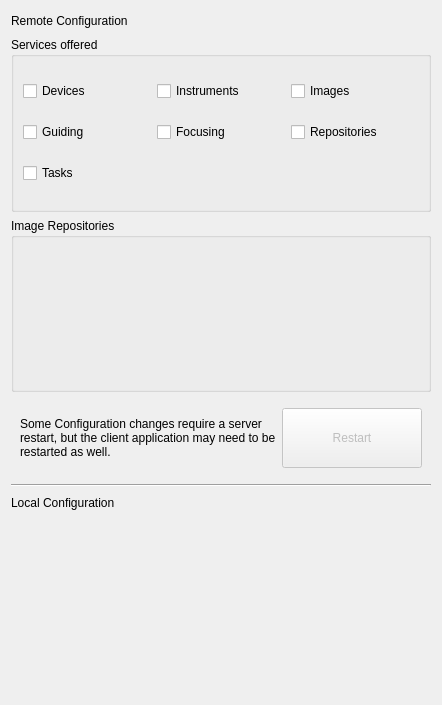
<?xml version="1.0" encoding="UTF-8"?>
<ui version="4.0">
 <class>snowgui::configurationdialog</class>
 <widget class="QDialog" name="snowgui::configurationdialog">
  <property name="geometry">
   <rect>
    <x>0</x>
    <y>0</y>
    <width>442</width>
    <height>705</height>
   </rect>
  </property>
  <property name="windowTitle">
   <string>Dialog</string>
  </property>
  <layout class="QVBoxLayout" name="verticalLayout">
   <item>
    <widget class="QLabel" name="remoteconfigurationLabel">
     <property name="minimumSize">
      <size>
       <width>0</width>
       <height>20</height>
      </size>
     </property>
     <property name="maximumSize">
      <size>
       <width>16777215</width>
       <height>20</height>
      </size>
     </property>
     <property name="text">
      <string>Remote Configuration</string>
     </property>
    </widget>
   </item>
   <item>
    <widget class="QGroupBox" name="servicesofferedGroup">
     <property name="title">
      <string>Services offered </string>
     </property>
     <layout class="QGridLayout" name="gridLayout">
      <item row="1" column="2">
       <widget class="QCheckBox" name="repositoriesCheckBox">
        <property name="text">
         <string>Repositories</string>
        </property>
       </widget>
      </item>
      <item row="0" column="0">
       <widget class="QCheckBox" name="devicesCheckBox">
        <property name="text">
         <string>Devices</string>
        </property>
       </widget>
      </item>
      <item row="0" column="1">
       <widget class="QCheckBox" name="instrumentsCheckBox">
        <property name="text">
         <string>Instruments</string>
        </property>
       </widget>
      </item>
      <item row="1" column="1">
       <widget class="QCheckBox" name="focusingCheckBox">
        <property name="text">
         <string>Focusing</string>
        </property>
       </widget>
      </item>
      <item row="1" column="0">
       <widget class="QCheckBox" name="guidingCheckBox">
        <property name="text">
         <string>Guiding</string>
        </property>
       </widget>
      </item>
      <item row="0" column="2">
       <widget class="QCheckBox" name="imagesCheckBox">
        <property name="text">
         <string>Images</string>
        </property>
       </widget>
      </item>
      <item row="2" column="0">
       <widget class="QCheckBox" name="tasksCheckBox">
        <property name="text">
         <string>Tasks</string>
        </property>
       </widget>
      </item>
     </layout>
    </widget>
   </item>
   <item>
    <widget class="QGroupBox" name="repositoryGroup">
     <property name="title">
      <string>Image Repositories</string>
     </property>
     <layout class="QVBoxLayout" name="verticalLayout_2">
      <item>
       <widget class="snowgui::repositoryconfigurationwidget" name="repositoryconfiguration" native="true"/>
      </item>
     </layout>
    </widget>
   </item>
   <item>
    <widget class="QWidget" name="restartWidget" native="true">
     <property name="maximumSize">
      <size>
       <width>16777215</width>
       <height>80</height>
      </size>
     </property>
     <layout class="QGridLayout" name="gridLayout_2">
      <item row="0" column="0">
       <widget class="QLabel" name="restartLabel">
        <property name="text">
         <string>Some Configuration changes require a server restart, but the client application may need to be restarted as well.</string>
        </property>
        <property name="wordWrap">
         <bool>true</bool>
        </property>
       </widget>
      </item>
      <item row="0" column="1">
       <widget class="QPushButton" name="restartButton">
        <property name="enabled">
         <bool>false</bool>
        </property>
        <property name="minimumSize">
         <size>
          <width>0</width>
          <height>60</height>
         </size>
        </property>
        <property name="text">
         <string>Restart</string>
        </property>
       </widget>
      </item>
     </layout>
    </widget>
   </item>
   <item>
    <widget class="Line" name="line">
     <property name="orientation">
      <enum>Qt::Horizontal</enum>
     </property>
    </widget>
   </item>
   <item>
    <widget class="QLabel" name="localconfigurationLabel">
     <property name="minimumSize">
      <size>
       <width>0</width>
       <height>20</height>
      </size>
     </property>
     <property name="maximumSize">
      <size>
       <width>16777215</width>
       <height>20</height>
      </size>
     </property>
     <property name="text">
      <string>Local Configuration</string>
     </property>
    </widget>
   </item>
   <item>
    <widget class="QWidget" name="localconfigurationWidget" native="true"/>
   </item>
  </layout>
 </widget>
 <customwidgets>
  <customwidget>
   <class>snowgui::repositoryconfigurationwidget</class>
   <extends>QWidget</extends>
   <header>repositoryconfigurationwidget.h</header>
   <container>1</container>
  </customwidget>
 </customwidgets>
 <resources/>
 <connections/>
</ui>
